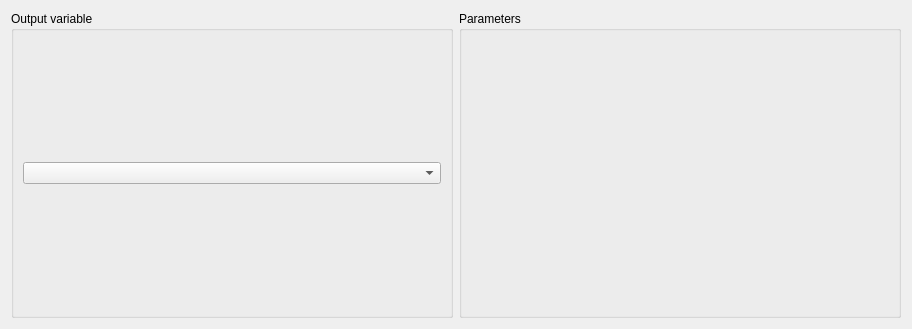
<?xml version="1.0" encoding="UTF-8"?>
<ui version="4.0">
 <class>TimeSeriesDialog</class>
 <widget class="QDialog" name="TimeSeriesDialog">
  <property name="geometry">
   <rect>
    <x>0</x>
    <y>0</y>
    <width>912</width>
    <height>329</height>
   </rect>
  </property>
  <property name="windowTitle">
   <string>Dialog</string>
  </property>
  <layout class="QVBoxLayout" name="verticalLayout">
   <item>
    <layout class="QHBoxLayout" name="horizontalLayout">
     <item>
      <widget class="QGroupBox" name="groupBox_2">
       <property name="title">
        <string>Output variable</string>
       </property>
       <layout class="QVBoxLayout" name="verticalLayout_2">
        <item>
         <widget class="QComboBox" name="result"/>
        </item>
       </layout>
      </widget>
     </item>
     <item>
      <widget class="QGroupBox" name="params">
       <property name="title">
        <string>Parameters</string>
       </property>
       <layout class="QHBoxLayout" name="horizontalLayout_3"/>
      </widget>
     </item>
    </layout>
   </item>
  </layout>
 </widget>
 <resources/>
 <connections/>
</ui>
